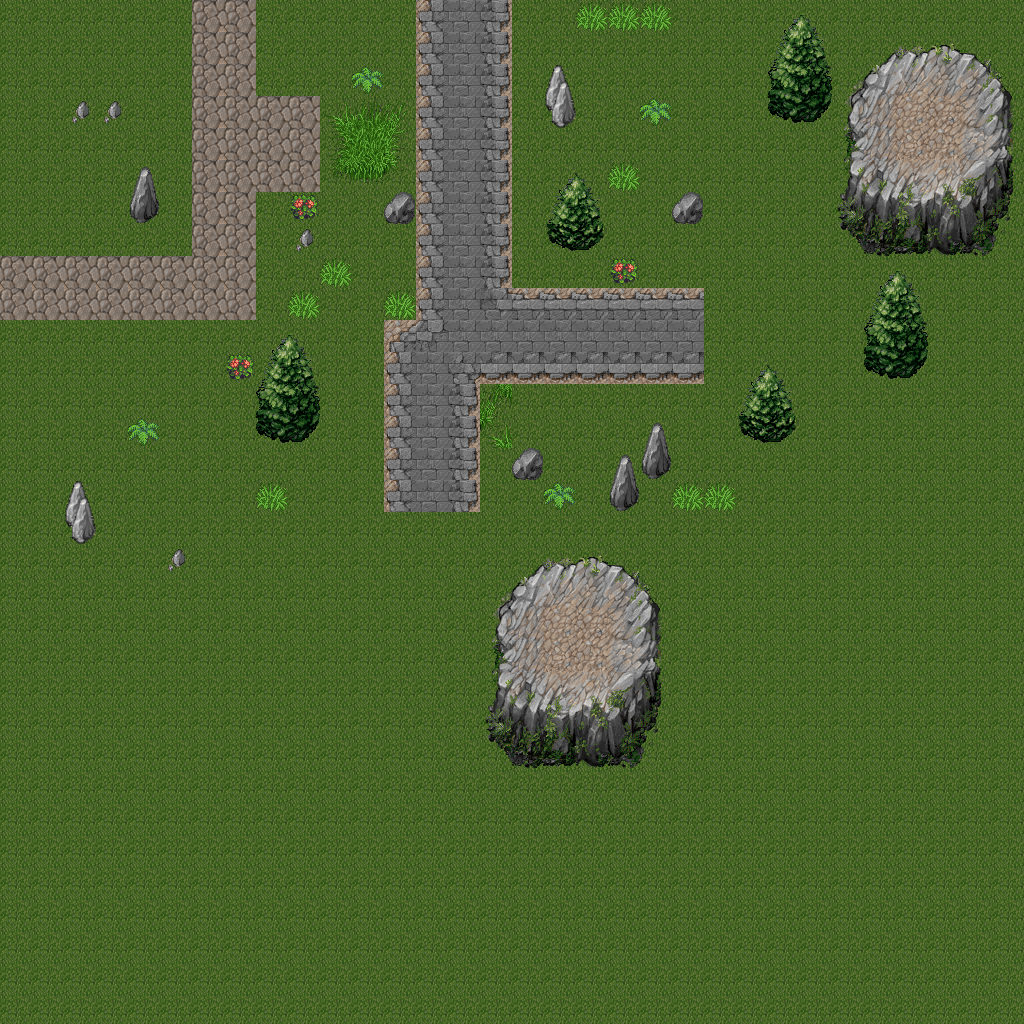

This game map was drawn from its Tiled (.tmx) file and the tilesets committed beside it. A one-line description and the trimmed map source follow:
An orthogonal 32x32 tile map with 32x32 px tiles, 2 tile layers (Calque de Tile 1, Calque de Tile 2).

<map version="1.0" tiledversion="1.1.6" orientation="orthogonal" renderorder="right-down" width="32" height="32" tilewidth="32" tileheight="32" infinite="0" nextobjectid="1">
 <tileset firstgid="1" source="tileset.tsx" />
 <layer name="Calque de Tile 1" width="32" height="32">
  <data>[1024 cells, 1024 non-empty, 13 distinct tile ids]</data>
 </layer>
 <layer name="Calque de Tile 2" width="32" height="32">
  <data>[1024 cells, 171 non-empty, 77 distinct tile ids]</data>
 </layer>
</map>
